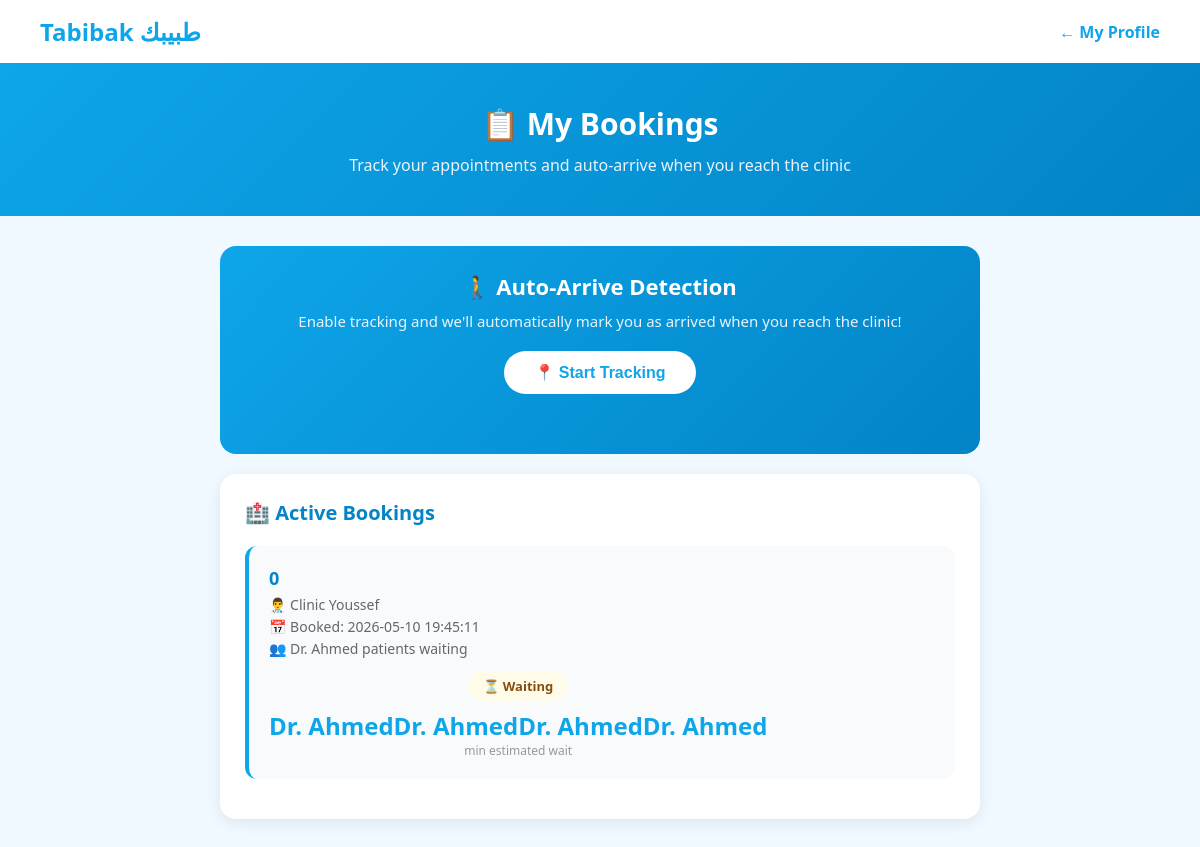
/my_bookings (signed in), run on the app's committed database.
### tables this page shows
CREATE TABLE bookings (
        id INTEGER PRIMARY KEY,
        patient_id INTEGER,
        clinic_id INTEGER,
        booked_at TIMESTAMP DEFAULT CURRENT_TIMESTAMP,
        status TEXT DEFAULT 'waiting'
    , arrived INTEGER DEFAULT 0, reviewed INTEGER DEFAULT 0);

CREATE TABLE clinics (
        id INTEGER PRIMARY KEY,
        name TEXT,
        doctor TEXT,
        specialty TEXT,
        patients_waiting INTEGER,
        minutes_per_patient INTEGER,
        is_open INTEGER
    , latitude REAL DEFAULT 0, longitude REAL DEFAULT 0, address TEXT DEFAULT '');

### app.py (the view)
@app.route("/my_bookings")
def my_bookings():
    if "patient_id" not in session:
        return redirect("/patient/login")
    conn = sqlite3.connect("tabibak.db")
    cursor = conn.cursor()
    cursor.execute("""
        SELECT bookings.*, clinics.name, clinics.doctor, clinics.patients_waiting,
               clinics.minutes_per_patient, clinics.latitude, clinics.longitude
        FROM bookings
        JOIN clinics ON bookings.clinic_id = clinics.id
        WHERE bookings.patient_id = ? AND bookings.status = 'waiting'
        ORDER BY bookings.booked_at DESC
    """, (session["patient_id"],))
    bookings = cursor.fetchall()
    cursor.execute("SELECT * FROM patients WHERE id = ?", (session["patient_id"],))
    patient = cursor.fetchone()
    conn.close()
    return render_template("my_bookings.html", bookings=bookings, patient=patient)

### templates/my_bookings.html (shortened to what this page needs)
<!DOCTYPE html>
<html lang="en">
<head>
</head>
<body>
    <nav>
        <div class="logo">Tabibak طبيبك</div>
        <a href="/patient/profile" style="color:#0ea5e9; text-decoration:none; font-weight:600;">← My Profile</a>
    </nav>
    <div class="hero">
        <h1>📋 My Bookings</h1>
        <p>Track your appointments and auto-arrive when you reach the clinic</p>
    </div>
    <div class="container">
        <div class="tracking-box">
            <h2>🚶 Auto-Arrive Detection</h2>
            <p>Enable tracking and we'll automatically mark you as arrived when you reach the clinic!</p>
            <button class="track-btn" onclick="startTracking()" id="trackBtn">
                📍 Start Tracking
            </button>
            <div class="tracking-status" id="trackingStatus"></div>
        </div>
        <div class="card">
            <h2>🏥 Active Bookings</h2>
            {% if bookings %}
                {% for booking in bookings %}
                <div class="booking-card {% if booking[5] == 1 %}arrived{% endif %}"
                     id="booking-{{ booking[2] }}"
                     data-clinic-id="{{ booking[2] }}"
                     data-lat="{{ booking[10] if booking|length > 10 else 0 }}"
                     data-lng="{{ booking[11] if booking|length > 11 else 0 }}">
                    <div class="booking-info">
                        <h3>{{ booking[6] }}</h3>
                        <p>👨‍⚕️ {{ booking[7] }}</p>
                        <p>📅 Booked: {{ booking[3] }}</p>
                        <p>👥 {{ booking[8] }} patients waiting</p>
                    </div>
                    <div class="booking-status">
                        {% if booking[5] == 1 %}
                            <div class="status-arrived">✅ Arrived!</div>
                        {% else %}
                            <div class="status-waiting" id="status-{{ booking[2] }}">⏳ Waiting</div>
                        {% endif %}
                        <div class="wait-mins">{{ booking[8] * booking[9] }}</div>
                        <div class="wait-label">min estimated wait</div>
                    </div>
                </div>
                {% endfor %}
            {% else %}
                <div class="no-bookings">
                    📭 No active bookings.<br>
                    <a href="/clinics" style="color:#0ea5e9;">Find a doctor →</a>
                </div>
            {% endif %}
        </div>
    </div>
</body>
</html>

### templates/my_bookings.html (style rules this page uses)
* { margin: 0; padding: 0; box-sizing: border-box; }
body { font-family: 'Segoe UI', sans-serif; background: #f0f9ff; color: #333; }
nav { background: white; padding: 15px 40px; display: flex; justify-content: space-between; align-items: center; box-shadow: 0 2px 10px rgba(0,0,0,0.1); }
.logo { font-size: 24px; font-weight: bold; color: #0ea5e9; }
.hero { background: linear-gradient(135deg, #0ea5e9, #0284c7); color: white; padding: 40px; text-align: center; }
.hero h1 { font-size: 30px; margin-bottom: 10px; }
.hero p { opacity: 0.9; }
.container { max-width: 800px; margin: 30px auto; padding: 0 20px; }
.card { background: white; border-radius: 16px; padding: 25px; margin-bottom: 20px; box-shadow: 0 4px 15px rgba(0,0,0,0.08); }
.card h2 { font-size: 20px; color: #0284c7; margin-bottom: 20px; }
.tracking-box { background: linear-gradient(135deg, #0ea5e9, #0284c7); color: white; border-radius: 16px; padding: 25px; margin-bottom: 20px; text-align: center; }
.tracking-box h2 { font-size: 22px; margin-bottom: 10px; }
.tracking-box p { opacity: 0.9; margin-bottom: 20px; font-size: 15px; }
.track-btn { background: white; color: #0ea5e9; border: none; padding: 12px 30px; border-radius: 50px; font-size: 16px; font-weight: bold; cursor: pointer; transition: transform 0.2s; }
.tracking-status { margin-top: 15px; font-size: 14px; opacity: 0.9; min-height: 20px; }
.booking-card { background: #f8fafc; border-radius: 12px; padding: 20px; margin-bottom: 15px; display: flex; justify-content: space-between; align-items: center; flex-wrap: wrap; gap: 10px; border-left: 4px solid #0ea5e9; }
.booking-info h3 { font-size: 18px; color: #0284c7; margin-bottom: 5px; }
.booking-info p { font-size: 14px; color: #666; margin-bottom: 3px; }
.booking-status { text-align: center; }
.status-waiting { background: #fefce8; color: #854d0e; padding: 6px 15px; border-radius: 50px; font-size: 13px; font-weight: bold; display: inline-block; margin-bottom: 8px; }
.wait-mins { font-size: 24px; font-weight: bold; color: #0ea5e9; }
.wait-label { font-size: 12px; color: #999; }

### data on the page
bookings: reviewed "0", name "Clinic Youssef", booked_at "2026-05-10 19:45:11", doctor "Dr. Ahmed", booking[8]*booking[9] "Dr. AhmedDr. AhmedDr. AhmedDr. Ahmed"
